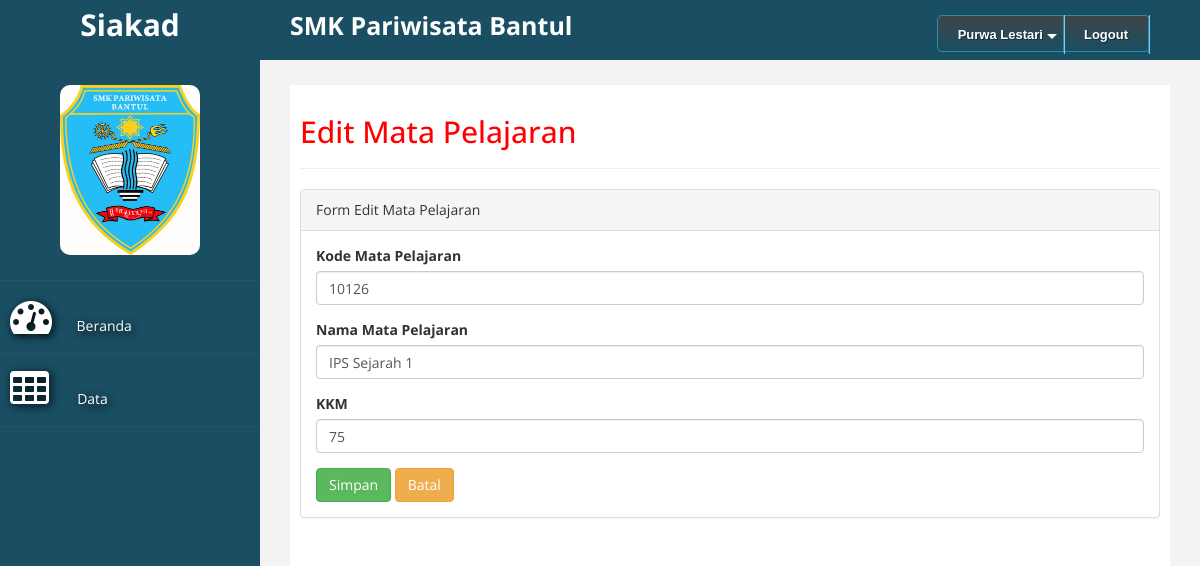
Screenshot of /index.php?act=edit_mapel&kode_mp=10126 (signed in) with the database file from the repository.
### tables this page shows
CREATE TABLE `guru` (
  `nip` int(5) NOT NULL,
  `nama` varchar(25) NOT NULL,
  `alamat` varchar(50) NOT NULL
);

CREATE TABLE `mata_pelajaran` (
  `kode_mp` int(9) NOT NULL,
  `nama_mp` varchar(25) NOT NULL,
  `KKM` int(2) NOT NULL
);

### edit_mapel.php (the view)
<?php
include('koneksi.php');
$kode_mp = $_GET['kode_mp'];
$query = mysqli_query($kon, "select * from mata_pelajaran where kode_mp='$kode_mp'") or die(mysqli_error());
$data = mysqli_fetch_array($query);
?>
<h2>Edit Mata Pelajaran</h2>
<hr>
<div class="panel panel-default">
<div class="panel-heading">
    Form Edit Mata Pelajaran
</div>
<div class="panel-body">
    <div class="row">
        <div class="col-md-12">
            <form action="proses_edit_mapel.php" method="POST">
<div class="form-group">
    <label>Kode Mata Pelajaran</label>
    <input class="form-control" name="kode_mp" value="<?php echo $data['kode_mp']; ?>" />
</div>
<div class="form-group">
    <label>Nama Mata Pelajaran</label>
    <input class="form-control" name="nama_mp" value="<?php echo $data['nama_mp']; ?>" />
</div>
<div class="form-group">
    <label>KKM</label>
    <input class="form-control" name="kkm" value="<?php echo $data['KKM']; ?>" />
</div>
<div>
    <input type="submit" value="Simpan" name="simpan" class="btn btn-success">
    <input onclick="window.history.back()" type="reset" class="btn btn-warning" value="Batal">
</div>
</form>
</div>
</div>
</div>
</div>

### menu_atas.php (shortened to what this page needs)
<div id='cssmenu'>
<ul>
  <?php
    if($_SESSION['level'] == '1'){
    include 'koneksi.php';
  $sql = mysqli_query($kon,"select nama from guru where nip = $_SESSION[username]");
  $sql2 = mysqli_fetch_assoc($sql);
?>
   <li class='has-sub '><a href='#'><span><?php echo $sql2['nama']; ?></span></a>
 <?php } ?>
   </li>
   <li><a href='logout.php'><span>Logout</span></a></li>
</ul>
</div>

### custom.css (style rules this page uses)
body { font-family: 'Open Sans', sans-serif; }
h2 { color: #f00; }

### menu_atas.php (style rules this page uses)
#cssmenu { height:37px; display:block; padding:0; margin:0; border:1px solid; border-radius:5px; }
#cssmenu > ul { list-style:inside none; padding:0; margin:0; }
#cssmenu > ul > li { list-style:inside none; padding:0; margin:0; float:left; display:block; position:relative; }
#cssmenu > ul > li > a { outline:none; display:block; position:relative; padding:12px 20px; font:bold 13px/100% Arial, Helvetica, sans-serif; text-align:center; text-decoration:none; text-shadow:1px 1px 0 rgba(0,0,0, 0.4); }
#cssmenu > ul > li:first-child > a { border-radius:5px 0 0 5px; }
#cssmenu > ul > li > a:after { content:''; position:absolute; border-right:1px solid; top:-1px; bottom:-1px; right:-2px; z-index:99; }
#cssmenu > ul > li.has-sub > a:before { content:''; position:absolute; top:18px; right:6px; border:5px solid transparent; border-top:5px solid #fff; }
#cssmenu, #cssmenu > ul > li > ul > li a:hover { background:#3f4547; background:-moz-linear-gradient(top, #3f4547 0%, #1a4e63 100%); background:-webkit-gradient(linear, left top, left bottom, color-stop(0%,#3f4547), color-stop(100%,#1a4e63)); background:-webkit-linear-gradient(top, #3f4547 0%,#1a4e63 100%); background:-o-linear-gradient(top, #3f4547 0%,#1a4e63 100%); background:-ms-linear-gradient(top, #3f4547 0%,#1a4e63 100%); background:linear-gradient(top, #3f4547 0%,#1a4e63 100%); filter:progid:DXImageTransform.Microsoft.gradient(startColorstr='#3f4547', endColorstr='#1a4e63',GradientType=0); }
#cssmenu { border-color:#3589a1; }
#cssmenu > ul > li > a { border-right:1px solid #3589a1; color:#fff; }
#cssmenu > ul > li > a:after { border-color:#6ed1ff; }

### rows the page displays
guru: nama "Purwa Lestari"
mata_pelajaran: kode_mp "10126", nama_mp "IPS Sejarah 1", kkm "75"
